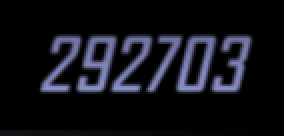
#> input picture src_imgs/numbers only.png, 142 x 68 px, found by its file name (shown 2 times larger)
$ python 'ocr test.py'
#> lines starting #> are read from the running program, lines starting #| are printed output that depends on the picture; after the words box and inside, x2 and y2 are one past the last pixel; in counts of white or black regions, pixels touching at a corner belong together
import PIL
try:
    from PIL import Image
except ImportError:
    import Image
import pytesseract
import numpy as np
import os

def list_folder(rootpath : str, extensions = None, fullpaths=False, folders_only=False):
    """
    This function only lists the rootpath folder and its immediate contents
    :param rootpath:
    :param extensions:
    :return:
    """
    if not os.path.isdir(rootpath):
        rootpath = os.path.basename(rootpath)
    if extensions is None and folders_only is False:
        files = os.listdir(rootpath)
    else:
        if type(extensions) is not list:
            extensions = [extensions]
        if folders_only:
            files = [file for file in os.listdir(rootpath) if os.path.isdir(os.path.join(rootpath, file))]
        else:
            files = [file for file in os.listdir(rootpath) if any([file.endswith(ext) for ext in extensions])]
    if fullpaths:
        files = [rootpath + os.sep + file for file in files]
    return files

# If you don't have tesseract executable in your PATH, include the following:
pytesseract.pytesseract.tesseract_cmd = r'C:\Program Files\Tesseract-OCR\tesseract.exe'
# Example tesseract_cmd = r'C:\Program Files (x86)\Tesseract-OCR\tesseract'
numbers = Image.open(r'src_imgs\numbers only.png')#.convert('L')
#> numbers is the input picture: PIL image 142x68 RGBA; mean R, G, B, A 16.7, 17.3, 23.9, 255
npimg = np.array(numbers)
softmax = np.max(npimg)-(255*0.15)
#> softmax = 216.8
softmin = np.min(npimg) + (255*0.15)
#> softmin = 38.25
npimg[npimg>softmax] = 254
npimg[npimg<softmin] = 1
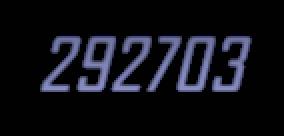
#> npimg: shape (68, 142, 4) (shown 2 times larger); mean R, G, B, A 15.7, 16.3, 22.9, 254; transparent parts drawn white
bwnumbs = Image.fromarray(npimg)
# bwnumbs.show()

# Simple image to string
for path in list_folder(r'src_imgs\numbers', fullpaths=True):
#> (the run stopped early here; a loop or call above may not have finished)

$ run again, with src_imgs/example war stats.png copied over src_imgs/numbers only.png
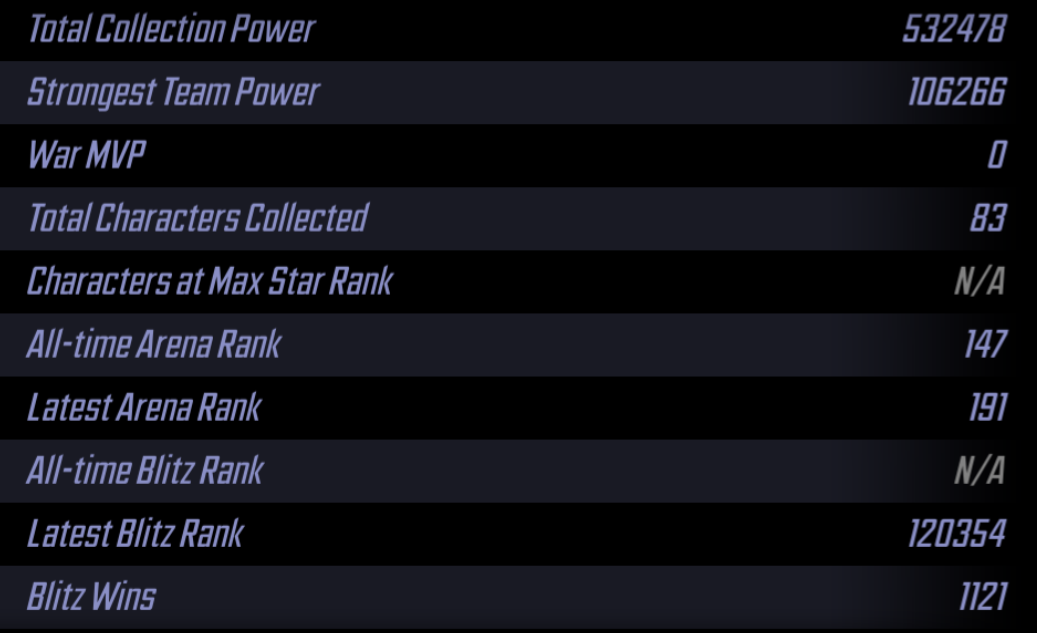
#> input picture src_imgs/example war stats.png, 1037 x 633 px, found by its file name
#> numbers is the input picture: PIL image 1037x633 RGB; mean R, G, B 17.5, 18.1, 25
#> softmax = 159.8
#> softmin = 38.25
#> `npimg[npimg>softmax] = 254`:
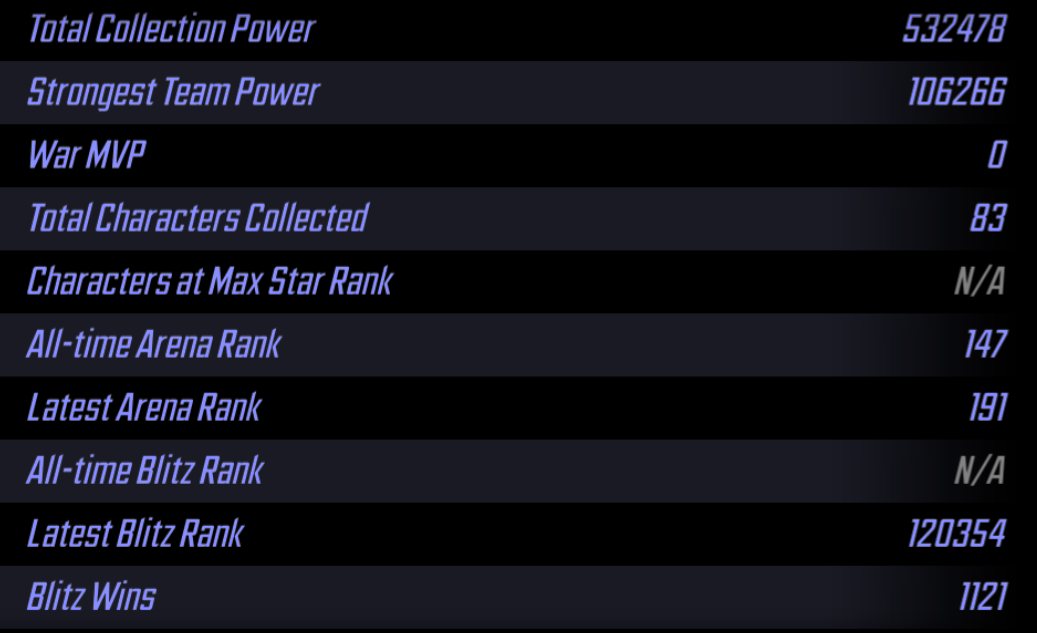
#> npimg: shape (633, 1037, 3); 3.21% of pixels changed, all inside (x1, y1, x2, y2) = (26, 15, 1007, 610)
#> `npimg[npimg<softmin] = 1`:
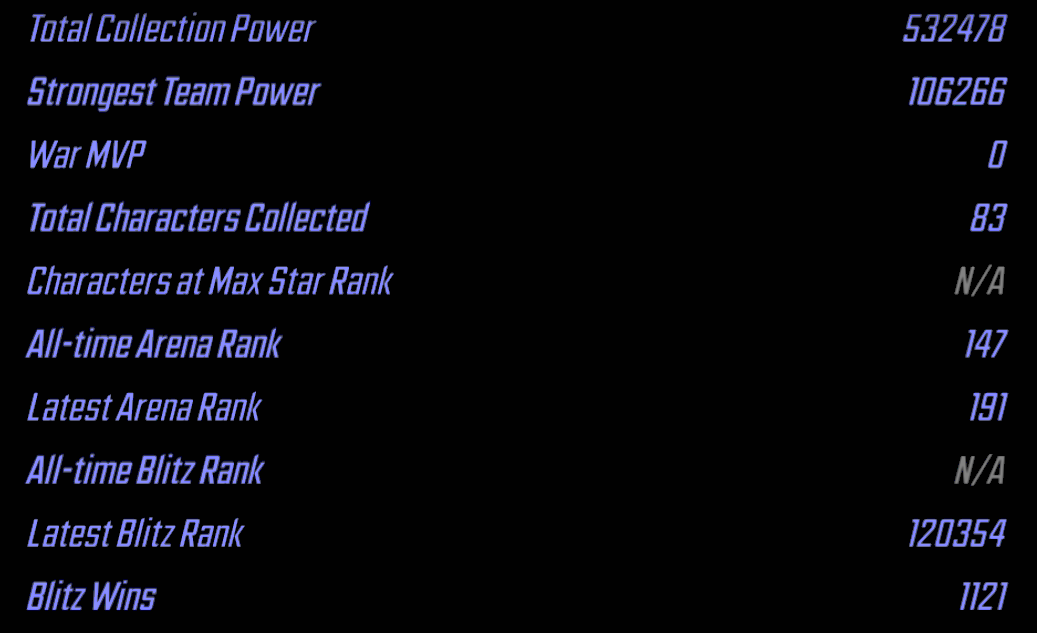
#> npimg: shape (633, 1037, 3); mean R, G, B 7.9, 8.1, 13.4

$ run again, with src_imgs/last screen.png copied over src_imgs/numbers only.png
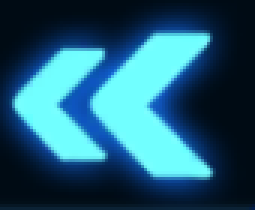
#> input picture src_imgs/last screen.png, 85 x 70 px, found by its file name (shown 3 times larger)
#> numbers is the input picture: PIL image 85x70 RGB; mean R, G, B 33.7, 91.4, 115.5
#> softmax = 216.8
#> softmin = 38.25
#> `npimg[npimg>softmax] = 254`:
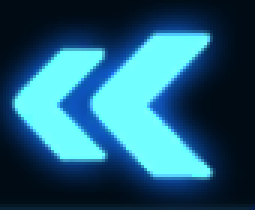
#> npimg: shape (70, 85, 3) (shown 3 times larger); mean R, G, B 33.7, 91.9, 116.2
#> `npimg[npimg<softmin] = 1`:
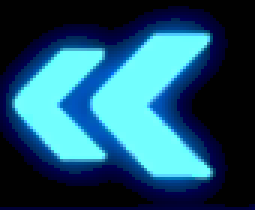
#> npimg: shape (70, 85, 3) (shown 3 times larger); mean R, G, B 31.2, 82.8, 108.2

$ run again, with src_imgs/numbers.png copied over src_imgs/numbers only.png
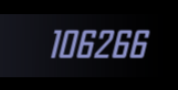
#> input picture src_imgs/numbers.png, 178 x 90 px, found by its file name
#> numbers is the input picture: PIL image 178x90 RGB; mean R, G, B 17.5, 18.2, 25.2
#> softmax = 159.8
#> softmin = 38.25
#> `npimg[npimg>softmax] = 254`:
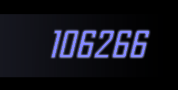
#> npimg: shape (90, 178, 3); 5.19% of pixels changed, all inside (x1, y1, x2, y2) = (52, 31, 149, 57)
#> `npimg[npimg<softmin] = 1`:
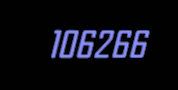
#> npimg: shape (90, 178, 3); mean R, G, B 11.9, 12.4, 20.9
